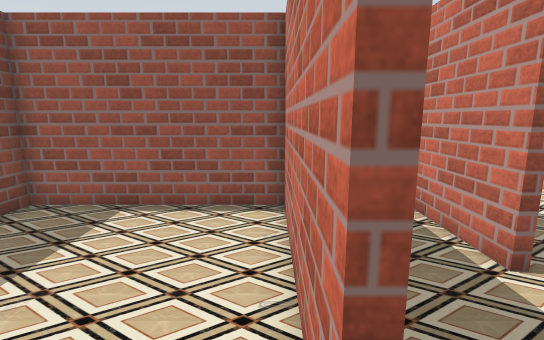
view 1 (above)

19 first-person views from a walk through a world built for the Gazebo simulator. The camera is 1.2 m above the floor, tilts 10° down and sees 85° across. The floor is counted in squares, 0.5 m on a side. Each view is taken from the middle of a square. On the plan, view 1 faces up. The plan holds only what a view shows up to about 18 squares ahead; the rest is blank. Some surface patterns are stand-ins.

view 2
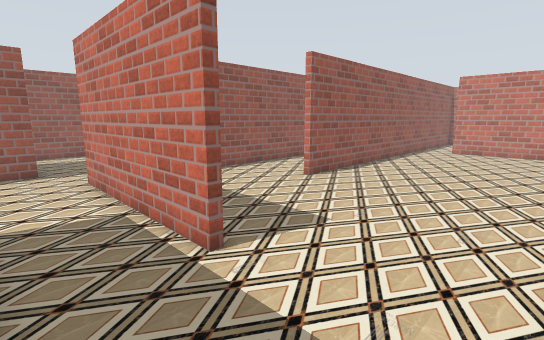

view 3
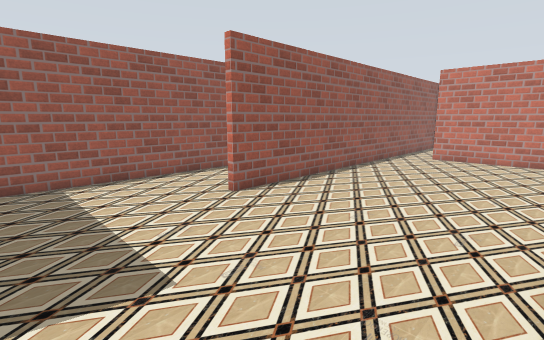

view 4
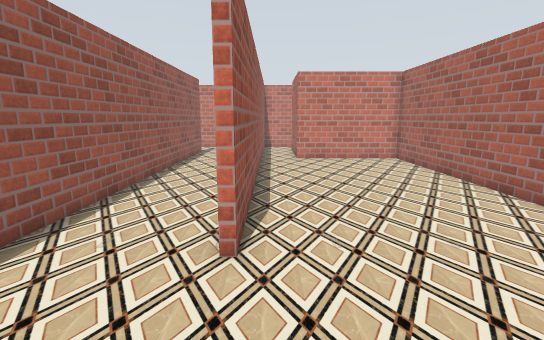

view 5
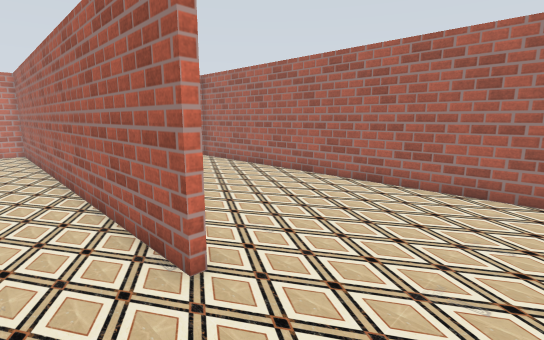

view 6
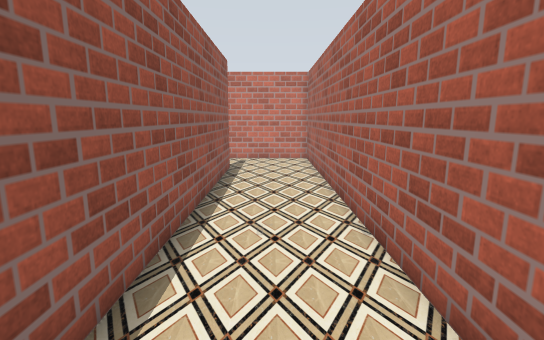

view 7
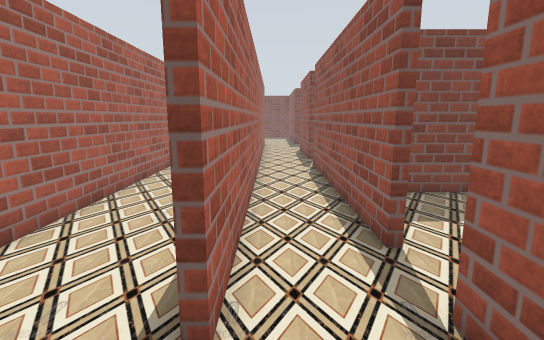

view 8
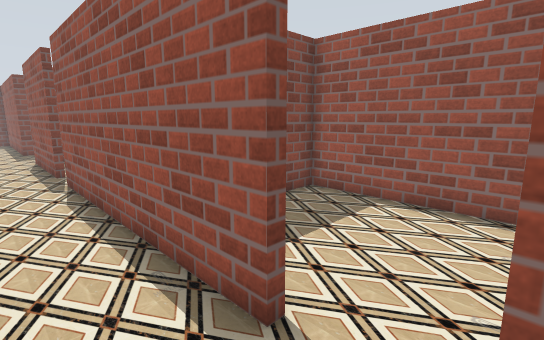

view 9
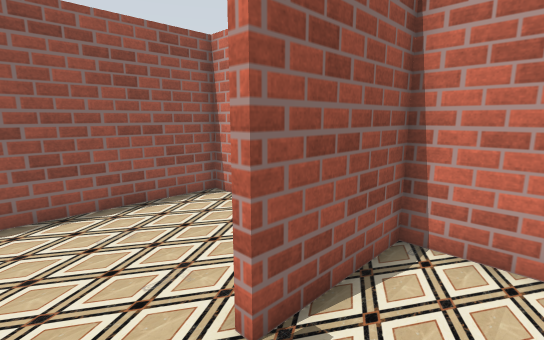

view 10
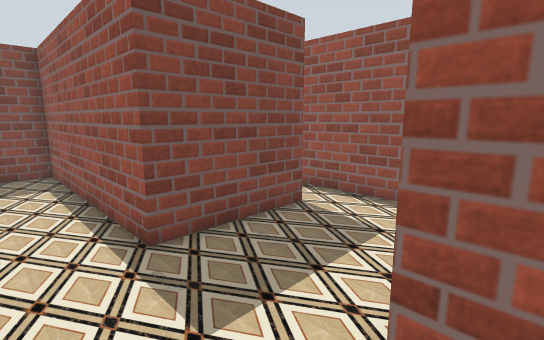

view 11
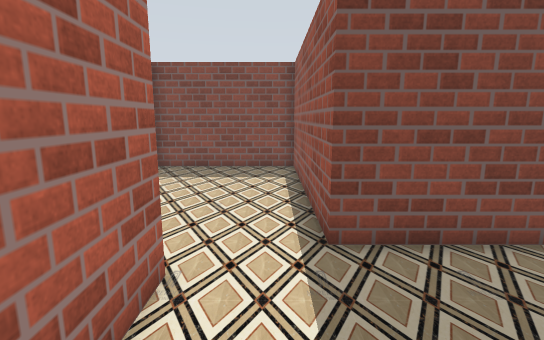

view 12
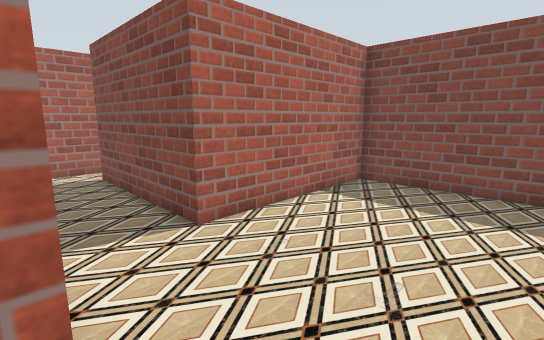

view 13
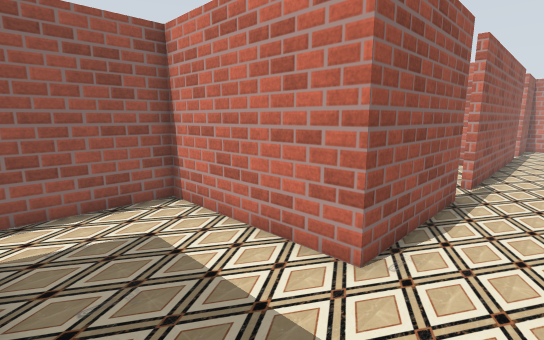

view 14
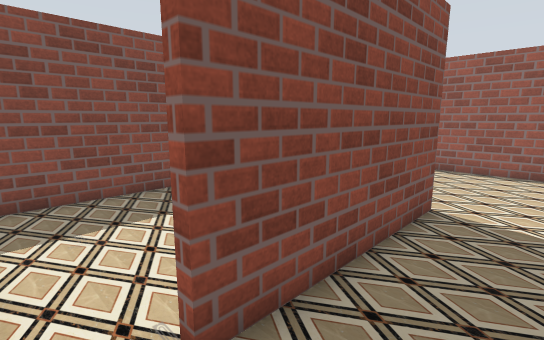

view 15
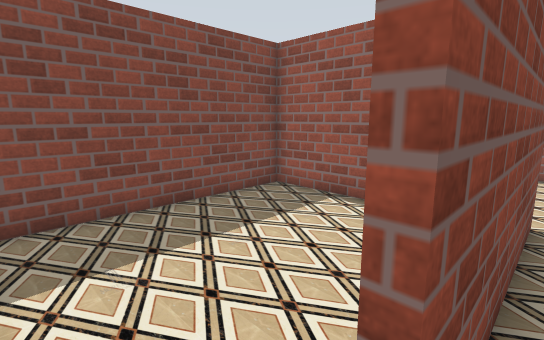

view 16
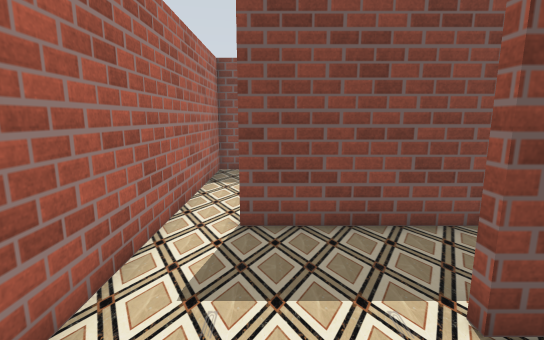

view 17
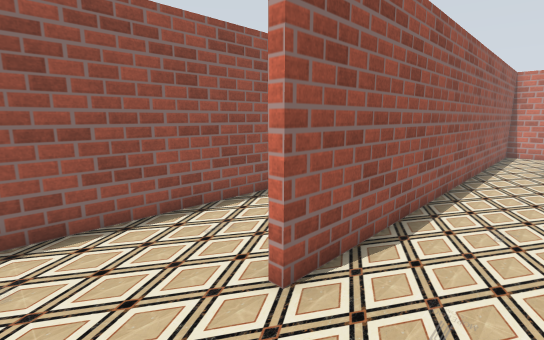

view 18
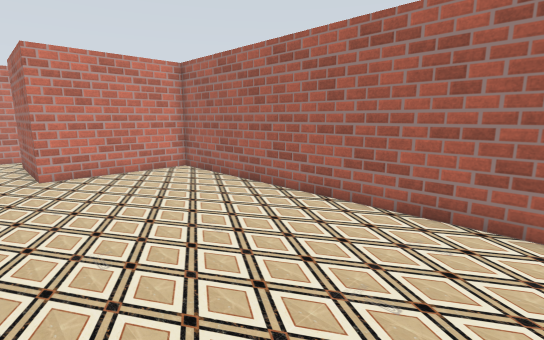

view 19
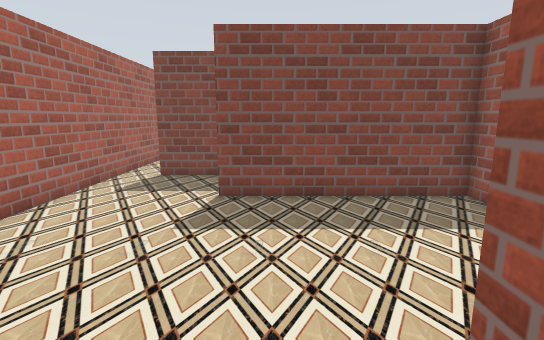

### Floor plan
Ten units are one square. View 1 is at (0, 0); x grows to the right and y downward. Boxes are objects, and circles mark ways between rooms. Rooms are numbered by the first view taken in them; rooms with no view inside come last. Other rooms are left out.
<svg viewBox="-72 -219 384 229">
<path fill="none" stroke="#000" d="M6 -13 3 -13 3 -80 -67 -80 -67 5 15 5M274 -120 41 -120 41 -42M35 5 237 5 237 -55 288 -55M307 -53 307 -76 108 -76 108 -79 307 -79 307 -126M307 -126 307 -151 268 -151M117 -124 274 -124M128 -151 72 -151 72 -214 26 -214M27 -196 27 -151 -67 -151 -67 -83 6 -83 6 -13M38 -42 38 -124 65 -124M15 5 35 5M249 -151 145 -151M307 -205 307 -214 206 -214 206 -174"/>
<circle cx="10" cy="-5" r="3" fill="#2a7"/>
<circle cx="290" cy="-120" r="3" fill="#2a7"/>
<circle cx="40" cy="-20" r="3" fill="#2a7"/>
<circle cx="270" cy="-135" r="3" fill="#2a7"/>
<circle cx="255" cy="-150" r="3" fill="#2a7"/>
<text x="-30" y="-30">1</text>
<text x="160" y="-60">2</text>
<text x="290" y="-140">3</text>
<text x="60" y="-130">4</text>
<text x="260" y="-190">5</text>
</svg>
Room 1 opens to room 4. Room 2 opens to room 3. Room 2 opens to room 4. Room 3 opens to room 4. Room 4 opens to room 5.

Where each view was taken, in squares from view 1:
view 1: 0 up, 0 right, facing up
view 2: 0 up, 1 right, facing up-right
view 3: 0 up, 5 right, facing up-right
view 4: 7 up, 6 right, facing right
view 5: 10 up, 7 right, facing down-right
view 6: 10 up, 13 right, facing right
view 7: 13 up, 30 right, facing left
view 8: 13 up, 27 right, facing up-left
view 9: 13 up, 25 right, facing up-right
view 10: 13 up, 8 right, facing up-left
view 11: 14 up, 8 right, facing left
view 12: 14 up, 4 right, facing down-left
view 13: 13 up, 3 right, facing up-right
view 14: 0 up, 3 right, facing up-left
view 15: 0 up, 1 right, facing up-left
view 16: 2 up, 7 right, facing left
view 17: 5 up, 8 right, facing up-right
view 18: 7 up, 10 right, facing down-right
view 19: 6 up, 13 right, facing left
